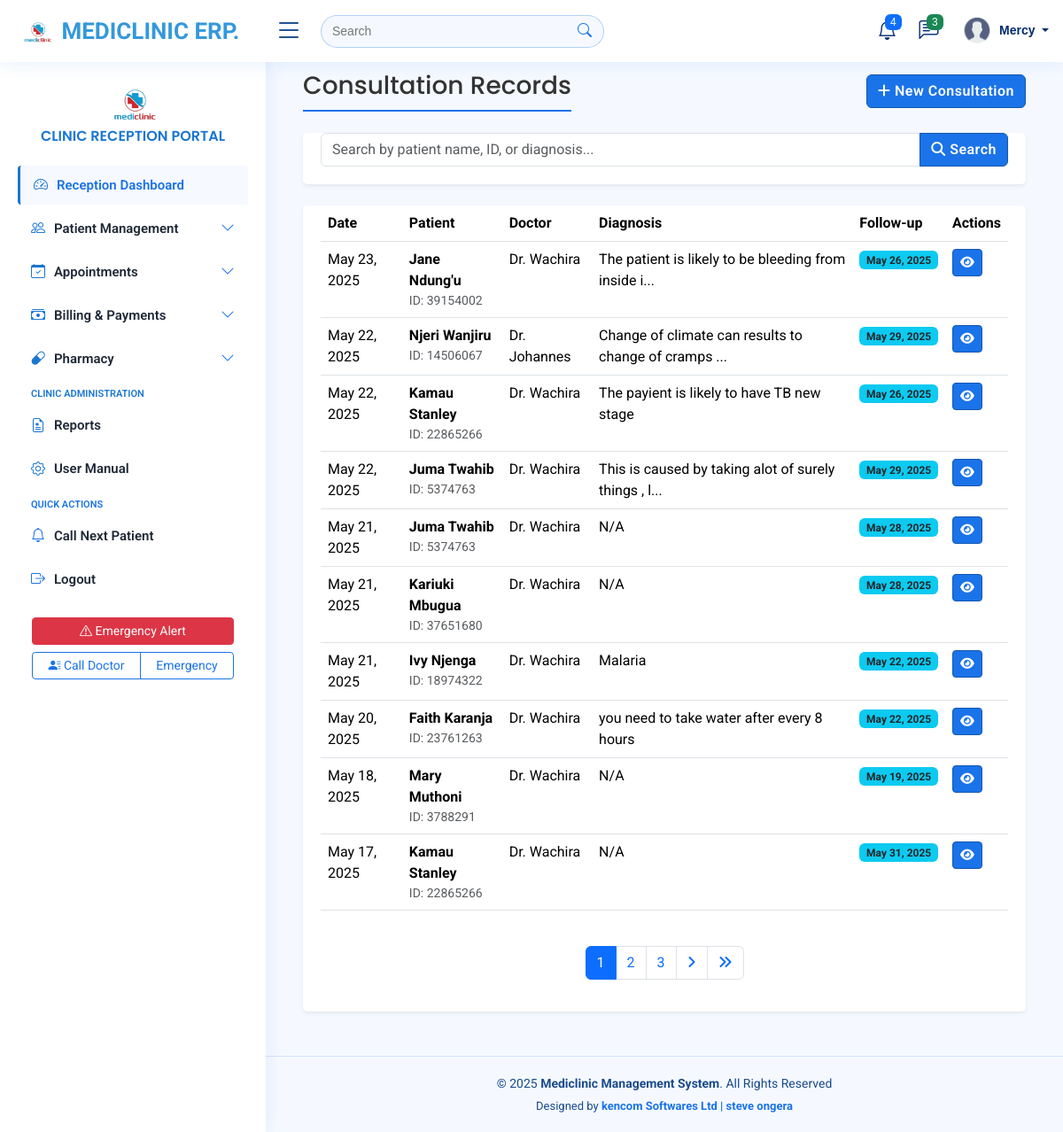
Page /consultations/ (signed in) on the earlier database version.
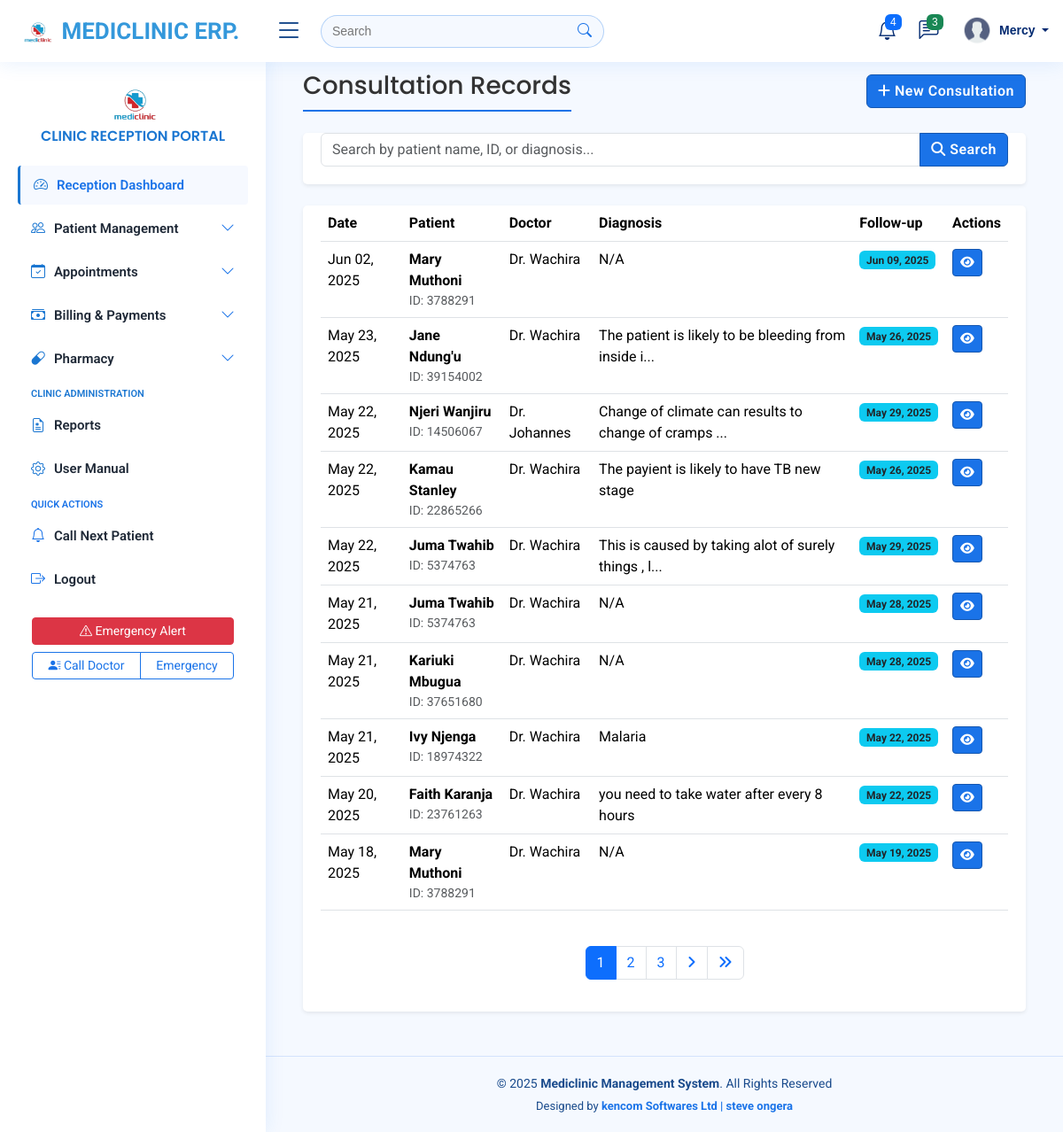
Same page on the later database version.
### myapplication/models.py (models this page shows, shortened)
class User(AbstractUser):
    USER_TYPE_CHOICES = (
        ('ADMIN', 'Administrator'),
        ('DOCTOR', 'Doctor'),
        ('RECEPTIONIST', 'Receptionist'),
    )
    user_type = models.CharField(max_length=12, choices=USER_TYPE_CHOICES)
    phone_number = models.CharField(max_length=15, blank=True, null=True)
    specialization = models.CharField(max_length=100, blank=True, null=True)  # For doctors
    license_number = models.CharField(max_length=50, blank=True, null=True)  # For doctors
    is_active = models.BooleanField(default=True)

class Consultation(models.Model):
    appointment = models.OneToOneField(Appointment, on_delete=models.CASCADE)
    diagnosis = models.TextField()
    diseases = models.ManyToManyField(Disease, blank=True)
    notes = models.TextField(blank=True, null=True)
    follow_up_date = models.DateField(blank=True, null=True)
    follow_up_notes = models.TextField(blank=True, null=True)
    consultation_code = models.CharField(max_length=10, blank=True, null=True, unique=True)
    created_at = models.DateTimeField(auto_now_add=True)
    updated_at = models.DateTimeField(auto_now=True)

class Appointment(models.Model):
    STATUS_CHOICES = (
        ('SCHEDULED', 'Scheduled'),
        ('IN_PROGRESS', 'In Progress'),
        ('COMPLETED', 'Completed'),
        ('CANCELLED', 'Cancelled'),
        ('NO_SHOW', 'No Show'),
    )
    patient = models.ForeignKey(Patient, on_delete=models.CASCADE)
    doctor = models.ForeignKey(User, on_delete=models.CASCADE, limit_choices_to={'user_type': 'DOCTOR'})
    receptionist = models.ForeignKey(User, on_delete=models.SET_NULL, null=True, blank=True, related_name='booked_appointments', limit_choices_to={'user_type': 'RECEPTIONIST'})
    scheduled_time = models.DateTimeField()
    end_time = models.DateTimeField(blank=True, null=True)
    status = models.CharField(max_length=20, choices=STATUS_CHOICES, default='SCHEDULED')
    reason = models.TextField()
    symptoms = models.TextField(blank=True, null=True)
    created_at = models.DateTimeField(auto_now_add=True)
    updated_at = models.DateTimeField(auto_now=True)
    class Meta:
        ordering = ['scheduled_time']

class Patient(models.Model):
    GENDER_CHOICES = (
        ('M', 'Male'),
        ('F', 'Female'),
        ('O', 'Other'),
    )
    first_name = models.CharField(max_length=100)
    last_name = models.CharField(max_length=100)
    date_of_birth = models.DateField()
    gender = models.CharField(max_length=1, choices=GENDER_CHOICES)
    id_number = models.CharField(max_length=20, unique=True)
    phone_number = models.CharField(max_length=15)
    email = models.EmailField(blank=True, null=True)
    address = models.TextField(blank=True, null=True)
    blood_type = models.CharField(max_length=5, blank=True, null=True)
    allergies = models.TextField(blank=True, null=True)
    created_at = models.DateTimeField(auto_now_add=True)
    updated_at = models.DateTimeField(auto_now=True)
    class Meta:
        ordering = ['-created_at']

### myapplication/views.py (the view, shortened to what this page needs)
# urls.py: path('consultations/', views.consultation_list, name='consultation_list'),
@login_required
def consultation_list(request):
    search_query = request.GET.get('search', '')
    consultations = Consultation.objects.select_related(
        'appointment',
        'appointment__patient',
        'appointment__doctor'
    ).order_by('-created_at')
    paginator = Paginator(consultations, 10)  # Show 10 consultations per page
    page_number = request.GET.get('page')
    page_obj = paginator.get_page(page_number)
    context = {
        'page_obj': page_obj,
        'search_query': search_query,
    }
    return render(request, 'consultations/consultation_list.html', context)

### templates/consultations/consultation_list.html (shortened to what this page needs)
{% extends 'base/base.html' %}
{% load static %}
{% block content %}
<div class="container-fluid">
    <div class="d-sm-flex align-items-center justify-content-between mb-4">
        <h1 class="h3 mb-0 text-gray-800">Consultation Records</h1>
        <a href="{% url 'new_consultation' %}" class="btn btn-primary">
            <i class="fas fa-plus"></i> New Consultation
        </a>
    </div>
    <div class="card shadow-sm mb-4">
        <div class="card-body">
            <form method="get" class="form-inline">
                <div class="input-group search-box">
                    <input type="text" class="form-control" name="search"
                           placeholder="Search by patient name, ID, or diagnosis..."
                           value="{{ search_query }}">
                    <button class="btn btn-primary" type="submit">
                        <i class="fas fa-search"></i> Search
                    </button>
                </div>
            </form>
        </div>
    </div>
    <div class="card shadow-sm">
        <div class="card-body">
            <div class="table-responsive">
                <table class="table table-hover">
                    <thead>
                        <tr>
                            <th>Date</th>
                            <th>Patient</th>
                            <th>Doctor</th>
                            <th>Diagnosis</th>
                            <th>Follow-up</th>
                            <th>Actions</th>
                        </tr>
                    </thead>
                    <tbody>
                        {% for consultation in page_obj %}
                        <tr>
                            <td>{{ consultation.created_at|date:"M d, Y" }}</td>
                            <td>
                                <strong>{{ consultation.appointment.patient.first_name }} {{ consultation.appointment.patient.last_name }}</strong>
                                <div class="text-muted small">ID: {{ consultation.appointment.patient.id_number }}</div>
                            </td>
                            <td>Dr. {{ consultation.appointment.doctor.last_name }}</td>
                            <td>
                                {% if consultation.diagnosis|length > 50 %}
                                    {{ consultation.diagnosis|slice:":50" }}...
                                {% else %}
                                    {{ consultation.diagnosis }}
                                {% endif %}
                            </td>
                            <td>
                                {% if consultation.follow_up_date %}
                                    <span class="badge badge-status bg-info text-dark">
                                        {{ consultation.follow_up_date|date:"M d, Y" }}
                                    </span>
                                {% else %}
                                    <span class="text-muted">None</span>
                                {% endif %}
                            </td>
                            <td>
                                <a href="{% url 'consultation_detail' consultation.id %}"
                                   class="btn btn-sm btn-primary action-btn"
                                   title="View">
                                    <i class="fas fa-eye"></i>
                                </a>
                            </td>
                        </tr>
                        {% endfor %}
                    </tbody>
                </table>
            </div>
            {% if page_obj.paginator.num_pages > 1 %}
            <nav aria-label="Page navigation">
                <ul class="pagination justify-content-center mt-4">
                    {% for num in page_obj.paginator.page_range %}
                        {% if page_obj.number == num %}
                        <li class="page-item active">
                            <a class="page-link" href="#">{{ num }}</a>
                        </li>
                        {% elif num > page_obj.number|add:'-3' and num < page_obj.number|add:'3' %}
                        <li class="page-item">
                            <a class="page-link" href="?page={{ num }}{% if search_query %}&search={{ search_query }}{% endif %}">{{ num }}</a>
                        </li>
                        {% endif %}
                    {% endfor %}
                    {% if page_obj.has_next %}
                    <li class="page-item">
                        <a class="page-link" href="?page={{ page_obj.next_page_number }}{% if search_query %}&search={{ search_query }}{% endif %}">
                            <i class="fas fa-angle-right"></i>
                        </a>
                    </li>
                    <li class="page-item">
                        <a class="page-link" href="?page={{ page_obj.paginator.num_pages }}{% if search_query %}&search={{ search_query }}{% endif %}">
                            <i class="fas fa-angle-double-right"></i>
                        </a>
                    </li>
                    {% endif %}
                </ul>
            </nav>
            {% endif %}
        </div>
    </div>
</div>
{% endblock %}

### templates/base/navbar.html (shortened to what this page needs)
{% load static %}
<header id="header" class="header fixed-top d-flex align-items-center">
    <div class="d-flex align-items-center justify-content-between">
      {% if request.user.is_staff %}
        <a href="#" class="logo d-flex align-items-center">
        {% else %}
        <a href="#" class="logo d-flex align-items-center">
      {% endif %}
        <img src="{% static 'assets/img/mediclinic-logo.png'%}" alt="">
           <span class="d-none d-lg-block" style="font-family: 'Roboto', sans-serif; font-weight: 700; color: #3498db;">MEDICLINIC ERP.</span>
      </a>
      <i class="bi bi-list toggle-sidebar-btn"></i>
    </div>
    <div class="search-bar">
      <form class="search-form d-flex align-items-center"  action="/">
        <input type="text" name="query" placeholder="Search" title="Enter search keyword">
        <button type="submit" title="Search"><i class="bi bi-search"></i></button>
      </form>
    </div>
    <nav class="header-nav ms-auto">
      <ul class="d-flex align-items-center">
        <li class="nav-item dropdown">
          <a class="nav-link nav-icon" href="#" data-bs-toggle="dropdown">
            <i class="bi bi-bell"></i>
            <span class="badge bg-primary badge-number">4</span>
          </a>
            </li>
          </ul>
        <li class="nav-item dropdown">
          <a class="nav-link nav-icon" href="#" data-bs-toggle="dropdown">
            <i class="bi bi-chat-left-text"></i>
            <span class="badge bg-success badge-number">3</span>
          </a>
        </li>
        <li class="nav-item dropdown pe-3">
          <a class="nav-link nav-profile d-flex align-items-center pe-0" href="#" data-bs-toggle="dropdown">
            <img src="{% static 'assets/img/profile.png'%}" alt="Profile" class="rounded-circle">
            <span class="d-none d-md-block dropdown-toggle ps-2">
              {% if user.is_authenticated %}
                  {{ user.first_name }}
              {% else %}
                  Admin
              {% endif %}
            </span>
          </a>
        </li>
    </nav>
  </header>

Differences in the rows shown:
no longer on this page (row unchanged): Consultation: created_at "May 17, 2025", appointment.patient.first_name "Kamau", appointment.patient.last_name "Stanley", appointment.patient.id_number "22865266", appointment.doctor.last_name "Wachira", diagnosis "N/A", follow_up_date "May 31, 2025"
added Consultation: created_at "Jun 02, 2025", appointment.patient.first_name "Mary", appointment.patient.last_name "Muthoni", appointment.patient.id_number "3788291", appointment.doctor.last_name "Wachira", diagnosis "N/A", follow_up_date "Jun 09, 2025"
